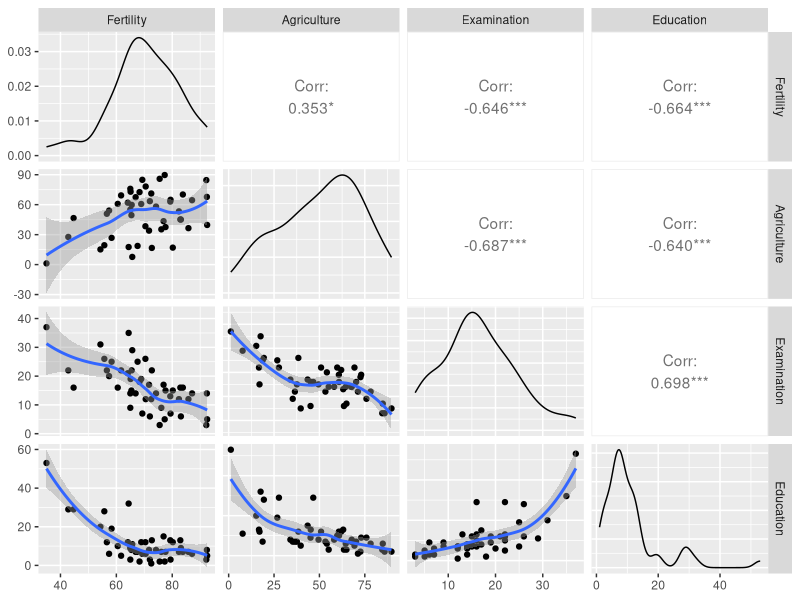
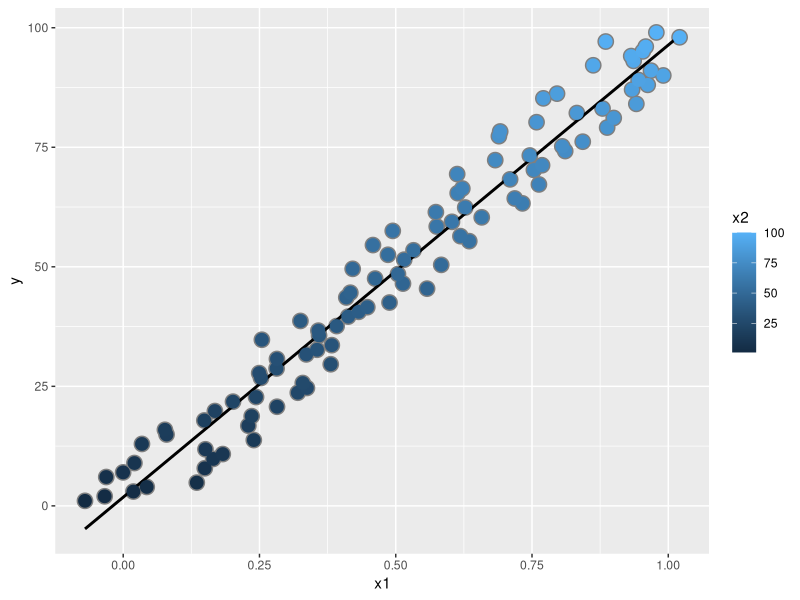
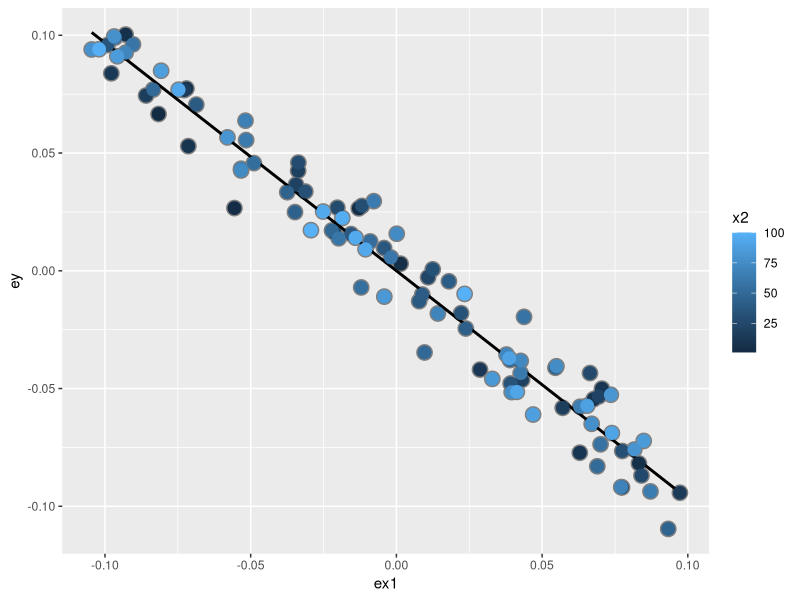
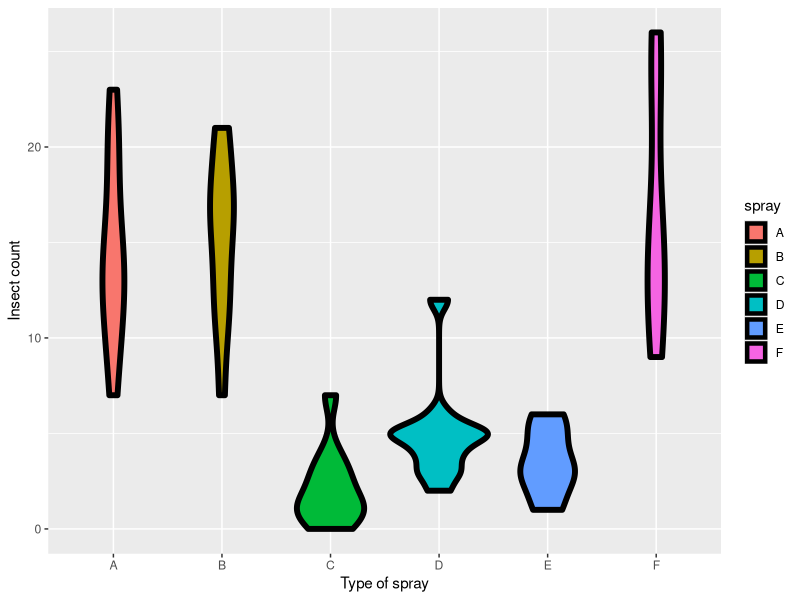
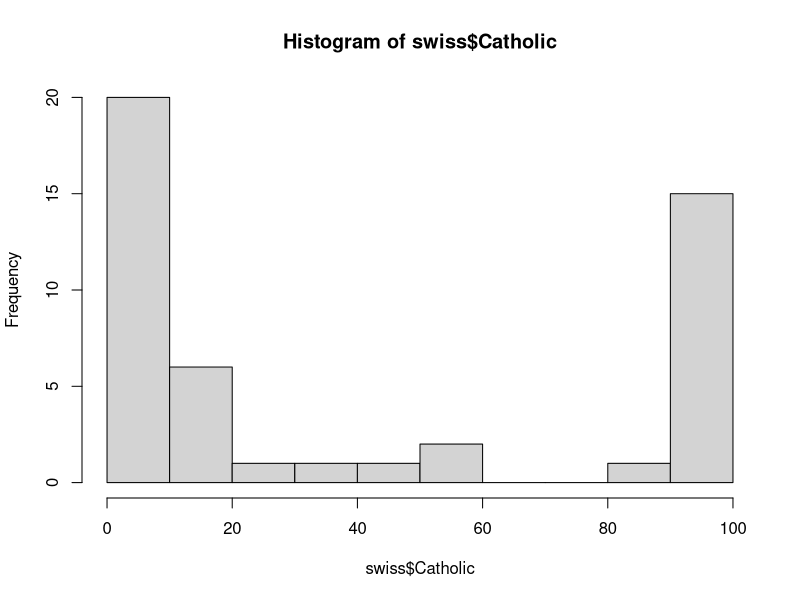
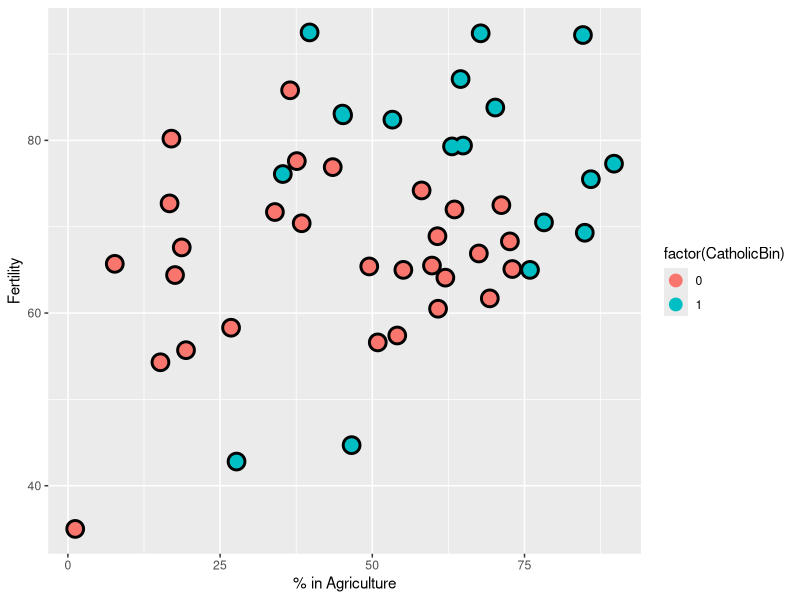
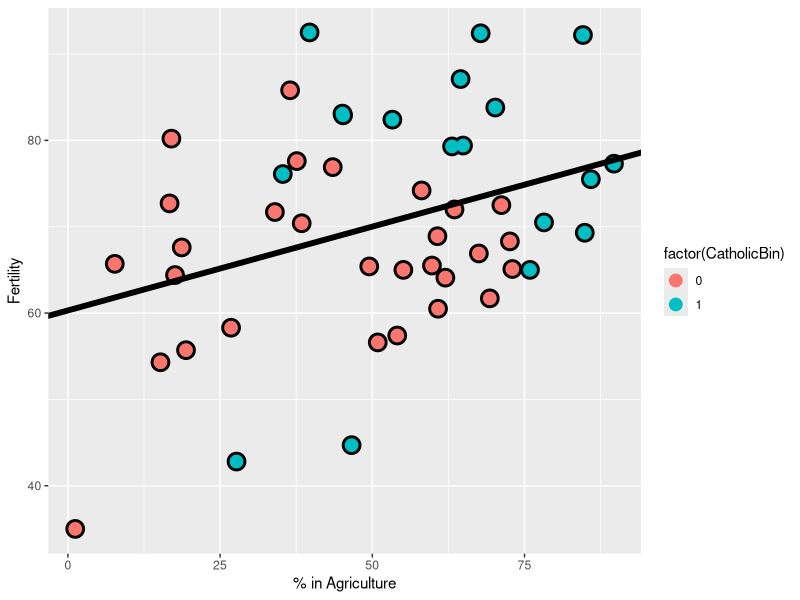
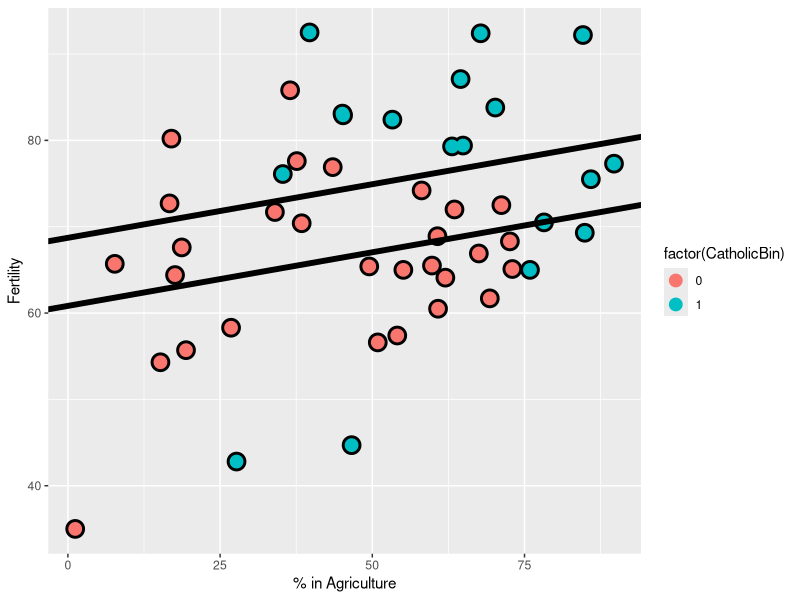

Generate these figures, in order, with R:
## ---- chunk 1
set.seed(100)
n = 100; x = rnorm(n); x2 = rnorm(n) ; x3 = rnorm(n)
y = 1 + x + x2 + x3 + rnorm(n, sd = .1)
ey = resid(lm(y ~ x2 + x3))
ex = resid(lm(x ~ x2 + x3))
#remember lm by default takes an intercept.
sum(ey * ex) / sum(ex ^ 2)
coef(lm(ey ~ ex - 1))
coef(lm(y ~ x + x2 + x3))
## ---- chunk 2
require(datasets)
data(swiss)
?swiss
## ---- chunk 3
install.packages("GGally")
require(GGally)
#add on tools for ggplot
require(ggplot2)
my_fn <- function(data, mapping, method="loess", ...){
      p <- ggplot(data = data, mapping = mapping) + 
      geom_point() + 
      geom_smooth(method=method, ...)
      p
    }

# Default loess curve    
g = ggpairs(swiss[1:4], lower = list(continuous = wrap(my_fn, method="loess")))
g
## ---- chunk 4
summary(lm(Fertility ~ ., data = swiss))$coefficients
#period means all the variables. (linearly)
#all variables are in terms of percentages
## ---- chunk 5
sumCoef <- summary(lm(Fertility ~ ., data = swiss))$coefficients
pt(sumCoef[2,3], 41)
#degrees of freedom is n - numberOfCoefficients = 41 (5 variable + 1 intercept)
## ---- chunk 6
#double the t value for two sided result
pt(sumCoef[2,3], 41) * 2
## ---- chunk 7
#this is the same as the 4th column!
sumCoef[2,4]
## ---- chunk 8
summary(lm(Fertility ~ Agriculture, data = swiss))$coefficients
## ---- chunk 9
summary(lm(Fertility ~ Agriculture, data = swiss))
## ---- chunk 10
n = 100; x2 = 1:n; x1 = .01 * x2 + runif(n, -.1, .1); y = -x1 + x2 + rnorm(n, sd = .01)
# x1 grows linearly with x2, also has some random noise
# y is negatively associated with x1. positively associated with x2. and has random noise
summary(lm(y ~ x1))$coef
summary(lm(y ~ x1 + x2))$coef
## ---- chunk 11
dat = data.frame(y = y, x1 = x1, x2 = x2, ey = resid(lm(y ~ x2)), ex1 = resid(lm(x1 ~ x2)))
g = ggplot(dat, aes(y = y, x= x1, colour = x2))
g = g + geom_point(colour = "grey50", size = 5) + geom_smooth(method = lm, se = FALSE, colour = "black") + geom_point(size = 4)
g
## ---- chunk 12
g2 = ggplot(dat, aes(y = ey, x = ex1, colour= x2))
g2 = g2 + geom_point(colour = "grey50", size = 5) + geom_smooth(method = lm, se = FALSE, colour = "black") + geom_point(size = 4)
g2
## ---- chunk 13
z <- swiss$Agriculture + swiss$Education
lm(Fertility ~ . + z, data = swiss)
## ---- chunk 14
require(datasets); data("InsectSprays");require(stats)
library(ggplot2)
g = ggplot(data = InsectSprays, aes(y = count, x = spray, fill = spray))
g = g + geom_violin(colour = "black", size = 2)
g = g + xlab("Type of spray") + ylab("Insect count")
g
## ---- chunk 15
head(InsectSprays)
## ---- chunk 16
sumCoef <- summary(lm(count ~ spray , data = InsectSprays))
sumCoef
## ---- chunk 17
sumCoef2 = summary(lm(count ~
                        I(1 * (spray == "B")) + I(1 * (spray == "C")) + 
                            I( 1 * (spray == "D")) + I(1 * (spray == "E")) +
                                 I( 1 * (spray == "F")), 
                                    data = InsectSprays))
sumCoef2$coef
# identical results
## ---- chunk 18
#taking spray B as reference level.
sumCoef3 = summary(lm(count ~
                        I(1 * (spray == "A")) + I(1 * (spray == "C")) + 
                            I( 1 * (spray == "D")) + I(1 * (spray == "E")) +
                                 I( 1 * (spray == "F")), 
                                    data = InsectSprays))
sumCoef3$coef
## ---- chunk 19
lm(count ~
                        I(1 * (spray == "B")) + I(1 * (spray == "C")) + 
                            I( 1 * (spray == "D")) + I(1 * (spray == "E")) +
                                 I( 1 * (spray == "F")) + I(1 * (spray == "A")), 
                                    data = InsectSprays)

## ---- chunk 20
library(dplyr)
summary(lm( count ~ spray - 1, data = InsectSprays))$coef
## ---- chunk 21
summarise(group_by(InsectSprays, spray), mn = mean(count))
## ---- chunk 22
spray2 <- relevel(InsectSprays$spray, "C")
summary(lm(count ~ spray2, data = InsectSprays))$coef
## ---- chunk 23
library(dplyr)
library(datasets) ; data(swiss)
head(swiss)
## ---- chunk 24
hist(swiss$Catholic)
## ---- chunk 25
swiss = mutate(swiss, CatholicBin = 1 * (Catholic > 50))

#here we are making the province fully catholic if the majority is catholic, or visa versa. and this truly makes the variable with two levels.(factor variable)
head(swiss)
## ---- chunk 26
# ders notlari: RM W3 23/7/19
library(ggplot2)
g = ggplot(swiss, aes(x = Agriculture, y = Fertility, colour = factor(CatholicBin)))
g = g + geom_point(size = 6, colour = "black") + geom_point(size = 4)
g  = g + xlab("% in Agriculture") + ylab("Fertility")
g
## ---- chunk 27
#first model
fit = lm(Fertility ~ Agriculture, data = swiss)
g1 = g
g1 = g1 + geom_abline(intercept = coef(fit)[1], slope = coef(fit)[2], size = 2)
g1
# the first model doesn't include religion at all
## ---- chunk 28
summary(fit)$coef
## ---- chunk 29
#second model
fit2 = lm(Fertility ~ Agriculture + factor(CatholicBin), data = swiss)
summary(fit2)$coef
#because the value of CatholicBin is either 0 or 1, you don't have to call factor(CatholicBin), but it's appropriate for context. if there is even one more different value, R is going to treat it as a continuous regressor, and it will distrupt the regression.
## ---- chunk 30
g2 = g
g2 = g2 + geom_abline(intercept = coef(fit2)[1], slope = coef(fit2)[2], size = 2)
g2 = g2 + geom_abline(intercept = coef(fit2)[1] + coef(fit2)[3], slope = coef(fit2)[2], size = 2)
g2

## ---- chunk 31
#third model
fit3 = lm(Fertility ~ Agriculture * factor(CatholicBin), data = swiss)
summary(fit3)$coef
#what does the asteriks do?
# this is our third model. agriculture slope is the mostly protestant provinces. the agriculture:factor(cath..) slope is the mostly catholic provinces.
# when you add the asteriks, it automatically fits the interaction plus all the main effects. (intercept, agriculture, factor(CatholicBin), agriculture:factor(catholicBin))

## ---- chunk 32
g3 = g
g3 = g3 + geom_abline(intercept = coef(fit3)[1], slope = coef(fit3)[2], size = 2)
g3 = g3 + geom_abline(intercept = coef(fit3)[1] + coef(fit3)[3], 
                      slope = coef(fit3)[2] + coef(fit3)[4],
                      size = 2)
g3
## ---- chunk 33
n <- 100; t <- rep(c(0, 1), c(n/2, n/2)); x <- c(runif(n/2), runif(n/2));
beta0 <- 0; beta1 <- 2; tau <- 1; sigma <- .2
y <- beta0 + x * beta1 + t * tau + rnorm(n, sd = sigma)
plot(x, y, type = "n", frame = FALSE)
abline(lm(y ~ x), lwd = 2)
abline(h = mean(y[1 : (n/2)]), lwd = 3)
abline(h = mean(y[(n/2 + 1) : n]), lwd = 3)
fit <- lm(y ~ x + t)
abline(coef(fit)[1], coef(fit)[2], lwd = 3)
abline(coef(fit)[1] + coef(fit)[3], coef(fit)[2], lwd = 3)
points(x[1 : (n/2)], y[1 : (n/2)], pch = 21, col = "black", bg = "lightblue", cex = 2)
points(x[(n/2 + 1) : n], y[(n/2 + 1) : n], pch = 21, col = "black", bg = "salmon", cex = 2)
## ---- chunk 34
n <- 100; t <- rep(c(0, 1), c(n/2, n/2)); x <- c(runif(n/2), runif(n/2));
beta0 <- 0; beta1 <- 2; tau <- 1; sigma <- .2
y <- beta0 + x * beta1 + t * tau + rnorm(n, sd = sigma)
plot(x, y, type = "n", frame = FALSE)
abline(lm(y ~ x), lwd = 2)
abline(h = mean(y[1 : (n/2)]), lwd = 3)
abline(h = mean(y[(n/2 + 1) : n]), lwd = 3)
fit <- lm(y ~ x + t)
abline(coef(fit)[1], coef(fit)[2], lwd = 3)
abline(coef(fit)[1] + coef(fit)[3], coef(fit)[2], lwd = 3)
points(x[1 : (n/2)], y[1 : (n/2)], pch = 21, col = "black", bg = "lightblue", cex = 2)
points(x[(n/2 + 1) : n], y[(n/2 + 1) : n], pch = 21, col = "black", bg = "salmon", cex = 2)
## ---- chunk 35
n <- 100; t <- rep(c(0, 1), c(n/2, n/2)); x <- c(runif(n/2), 1.5 + runif(n/2));
beta0 <- 0; beta1 <- 2; tau <- 0; sigma <- .2
y <- beta0 + x * beta1 + t * tau + rnorm(n, sd = sigma)
plot(x, y, type = "n", frame = FALSE)
abline(lm(y ~ x), lwd = 2)
abline(h = mean(y[1 : (n/2)]), lwd = 3)
abline(h = mean(y[(n/2 + 1) : n]), lwd = 3)
fit <- lm(y ~ x + t)
abline(coef(fit)[1], coef(fit)[2], lwd = 3)
abline(coef(fit)[1] + coef(fit)[3], coef(fit)[2], lwd = 3)
points(x[1 : (n/2)], y[1 : (n/2)], pch = 21, col = "black", bg = "lightblue", cex = 2)
points(x[(n/2 + 1) : n], y[(n/2 + 1) : n], pch = 21, col = "black", bg = "salmon", cex = 2)
## ---- chunk 36
n <- 100; t <- rep(c(0, 1), c(n/2, n/2)); x <- c(runif(n/2), .9 + runif(n/2));
beta0 <- 0; beta1 <- 2; tau <- -1; sigma <- .2
y <- beta0 + x * beta1 + t * tau + rnorm(n, sd = sigma)
plot(x, y, type = "n", frame = FALSE)
abline(lm(y ~ x), lwd = 2)
abline(h = mean(y[1 : (n/2)]), lwd = 3)
abline(h = mean(y[(n/2 + 1) : n]), lwd = 3)
fit <- lm(y ~ x + t)
abline(coef(fit)[1], coef(fit)[2], lwd = 3)
abline(coef(fit)[1] + coef(fit)[3], coef(fit)[2], lwd = 3)
points(x[1 : (n/2)], y[1 : (n/2)], pch = 21, col = "black", bg = "lightblue", cex = 2)
points(x[(n/2 + 1) : n], y[(n/2 + 1) : n], pch = 21, col = "black", bg = "salmon", cex = 2)
## ---- chunk 37
n <- 100; t <- rep(c(0, 1), c(n/2, n/2)); x <- c(.5 + runif(n/2), runif(n/2));
beta0 <- 0; beta1 <- 2; tau <- 1; sigma <- .2
y <- beta0 + x * beta1 + t * tau + rnorm(n, sd = sigma)
plot(x, y, type = "n", frame = FALSE)
abline(lm(y ~ x), lwd = 2)
abline(h = mean(y[1 : (n/2)]), lwd = 3)
abline(h = mean(y[(n/2 + 1) : n]), lwd = 3)
fit <- lm(y ~ x + t)
abline(coef(fit)[1], coef(fit)[2], lwd = 3)
abline(coef(fit)[1] + coef(fit)[3], coef(fit)[2], lwd = 3)
points(x[1 : (n/2)], y[1 : (n/2)], pch = 21, col = "black", bg = "lightblue", cex = 2)
points(x[(n/2 + 1) : n], y[(n/2 + 1) : n], pch = 21, col = "black", bg = "salmon", cex = 2)
## ---- chunk 38
n <- 100; t <- rep(c(0, 1), c(n/2, n/2)); x <- c(runif(n/2, -1, 1), runif(n/2, -1, 1));
beta0 <- 0; beta1 <- 2; tau <- 0; tau1 <- -4; sigma <- .2
y <- beta0 + x * beta1 + t * tau + t * x * tau1 + rnorm(n, sd = sigma)
plot(x, y, type = "n", frame = FALSE)
abline(lm(y ~ x), lwd = 2)
abline(h = mean(y[1 : (n/2)]), lwd = 3)
abline(h = mean(y[(n/2 + 1) : n]), lwd = 3)
fit <- lm(y ~ x + t + I(x * t))
abline(coef(fit)[1], coef(fit)[2], lwd = 3)
abline(coef(fit)[1] + coef(fit)[3], coef(fit)[2] + coef(fit)[4], lwd = 3)
points(x[1 : (n/2)], y[1 : (n/2)], pch = 21, col = "black", bg = "lightblue", cex = 2)
points(x[(n/2 + 1) : n], y[(n/2 + 1) : n], pch = 21, col = "black", bg = "salmon", cex = 2)
## ---- chunk 39
p <- 1
n <- 100; x2 <- runif(n); x1 <- p * runif(n) - (1 - p) * x2
beta0 <- 0; beta1 <- 1; tau <- 4 ; sigma <- .01
y <- beta0 + x1 * beta1 + tau * x2 + rnorm(n, sd = sigma)
plot(x1, y, type = "n", frame = FALSE)
abline(lm(y ~ x1), lwd = 2)
co.pal <- heat.colors(n)
points(x1, y, pch = 21, col = "black", bg = co.pal[round((n - 1) * x2 + 1)], cex = 2)
## ---- chunk 40
plot(resid(lm(x1 ~ x2)), resid(lm(y ~ x2)), frame = FALSE, col = "black", bg = "lightblue", pch = 21, cex = 2)
abline(lm(I(resid(lm(x1 ~ x2))) ~ I(resid(lm(y ~ x2)))), lwd = 2)
